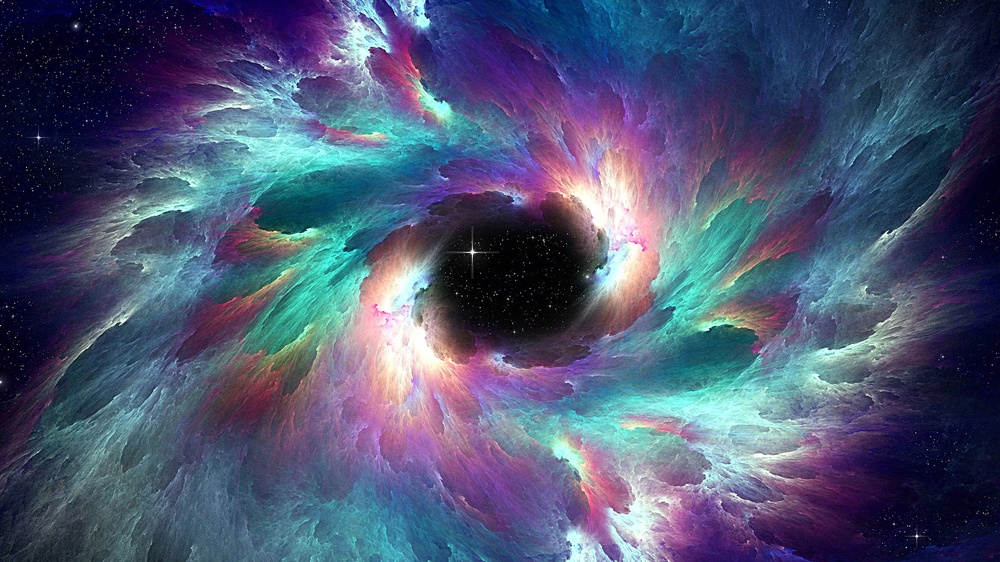
//> input picture advmorph/space.jpg, 1000 x 562 px, shrunk from 1920 x 1080 before the run
$ ./main   (built with g++ and OpenCV 4)
//> lines starting //> are read from the running program, lines starting //| are printed output that depends on the picture
#include "opencv2/highgui.hpp"
#include "opencv2/imgproc.hpp"
#include <iostream>

using namespace std;
using namespace cv;

void morphops(int operation, Mat normal, Mat transform, Mat element);

int main(int argc, const char** argv)
{
  Mat space = imread("../Space.jpg");
//> space is the input picture: 562 rows x 1000 cols, CV_8UC3; mean B, G, R 114.1, 85.9, 76.8
  Mat element;
  for(int i = 2; i<=6; i++)
  {
    Mat transform;
    morphops(i, space, transform, element);
    cvWaitKey(0);
  }
//> this loop made 5 passes
//> pass 1, in morphops, `morphologyEx(normal, transform, operation, element);`:
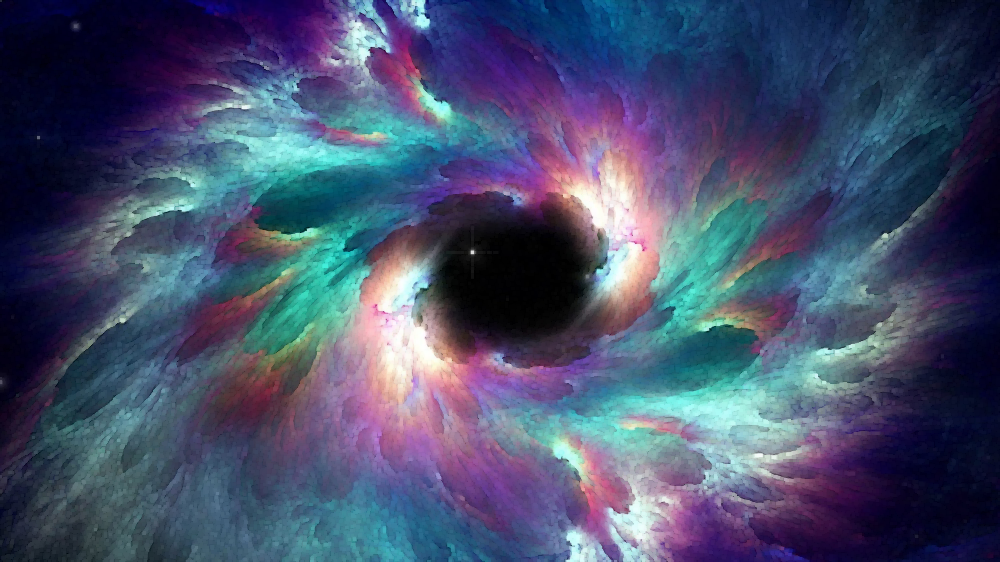
//> transform: 562 rows x 1000 cols, CV_8UC3; mean B, G, R 108, 79.8, 70.7
//> pass 3, in morphops (call 3), `morphologyEx(normal, transform, operation, element);`:
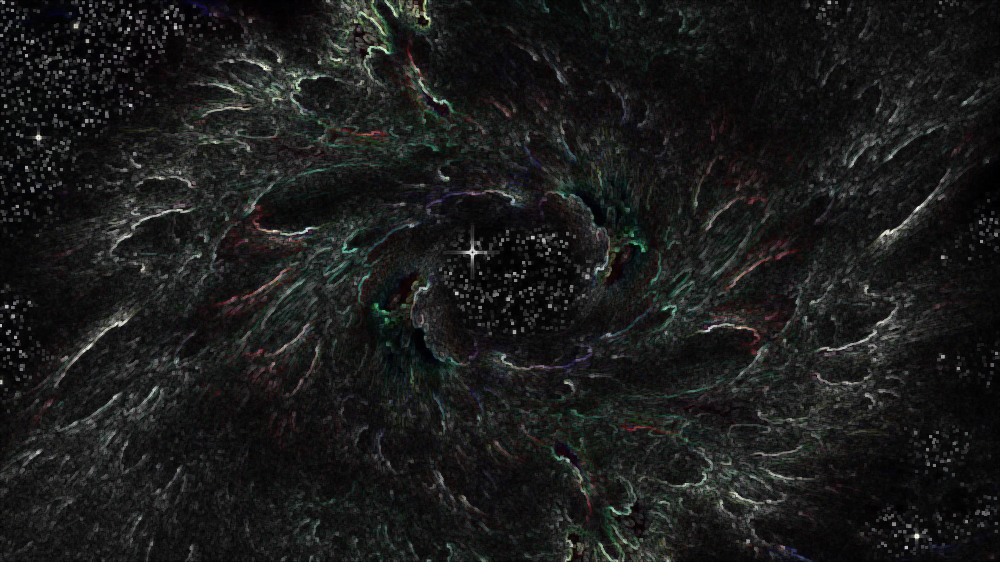
//> transform: 562 rows x 1000 cols, CV_8UC3; mean B, G, R 27, 27.6, 26.9
  waitKey(0);
  return 0;
}

void morphops(int operation, Mat normal, Mat transform, Mat element)
{
  morphologyEx(normal, transform, operation, element);
  imshow("Space", normal);
  imshow("Transform", transform);
}
